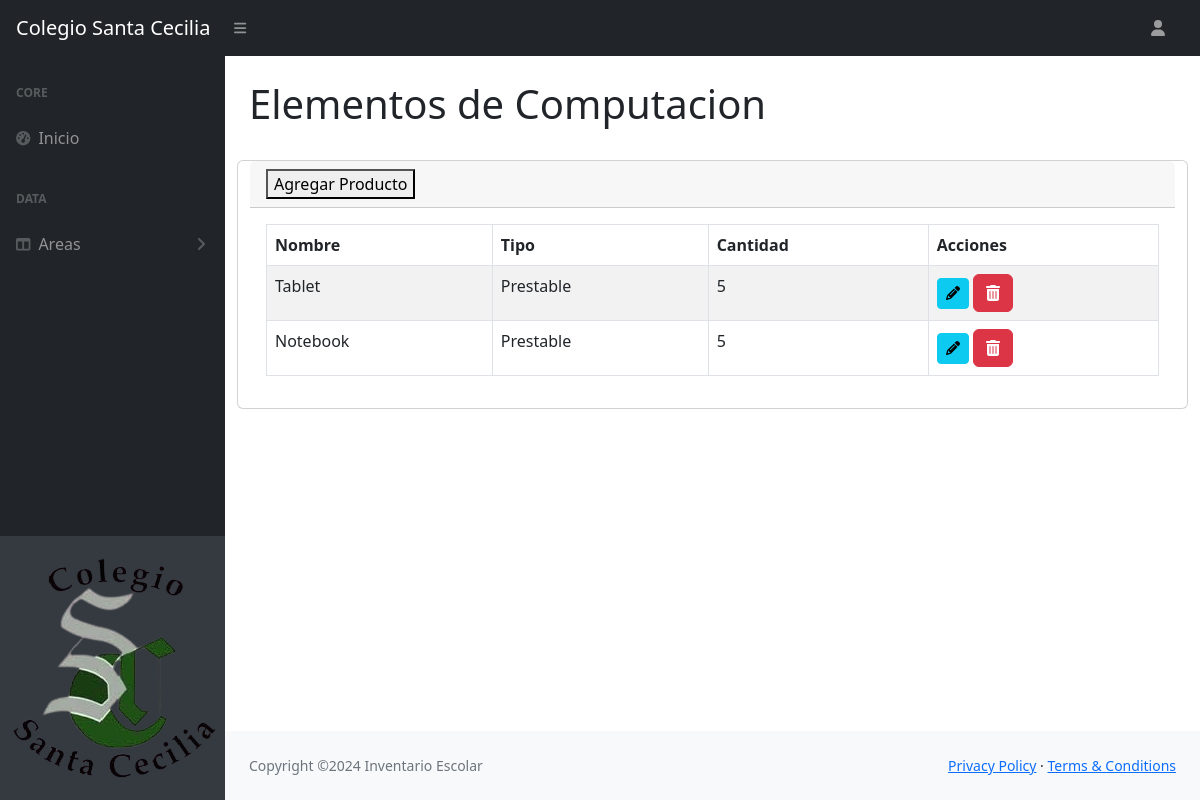
Screenshot of /computacion/ (signed in) with the database file from the repository.
### Core/models.py (models this page shows, shortened)
class Computacion(models.Model):
    id_material = models.AutoField(primary_key=True)
    nombre_material = models.CharField(max_length=255)
    tipo_material = models.CharField(max_length=255)
    cantidad_material = models.IntegerField()

### Core/views.py (the view)
# urls.py: path('computacion/', computacion, name='computacion'),
def computacion(request):
    productos = Computacion.objects.all()
    data = {'productos': productos}
    return render(request, 'Core/computacion.html', data)

### Core/templates/Core/computacion.html (shortened to what this page needs)
{% extends 'Core/index.html' %}
{% load static %}
{% block contenido %}
<div class="container-fluid px-4">
    <h1 class="mt-4">Elementos de Computacion</h1>
    <div class="row">
        <div class="card mb-4">
            <div class="card-header">
                <a href="{% url 'agregar' %}" class="floating-btn">
                    <button class="custom-btn">Agregar Producto</button>
                </a>
            </div>
            <div class="card-body">
                <table id="computacionTable" class="table table-striped table-bordered">
                    <thead>
                        <tr>
                            <th>Nombre</th>
                            <th>Tipo</th>
                            <th>Cantidad</th>
                            <th>Acciones</th>
                        </tr>
                    </thead>
                    <tbody>
                        {% for producto in productos %}
                        <tr>
                            <td>{{ producto.nombre_material }}</td>
                            <td>{{ producto.tipo_material }}</td>
                            <td class="cantidad">{{ producto.cantidad_material }}</td>
                            <td><a href="{% url 'modificar' id=producto.id_material %}" class="btn btn-info btn-sm" aria-label="Modificar producto {{ producto.nombre_material }}"><i class="fas fa-pencil-alt"></i></a>
                            <a href="{% url 'eliminar' id=producto.id_material %}" class="btn btn-danger" aria-label="Eliminar producto {{ producto.nombre_material }}"><i class="fas fa-trash-alt"></i></a></td>
                        </tr>
                        {% empty %}
                        <tr>
                            <td colspan="4">No hay productos disponibles.</td>
                        </tr>
                        {% endfor %}
                    </tbody>
                </table>
            </div>
        </div>
    </div>
</div>
{% endblock %}

### rows the page displays
Computacion: nombre_material "Tablet", tipo_material "Prestable", cantidad_material "5"
Computacion: nombre_material "Notebook", tipo_material "Prestable", cantidad_material "5"
